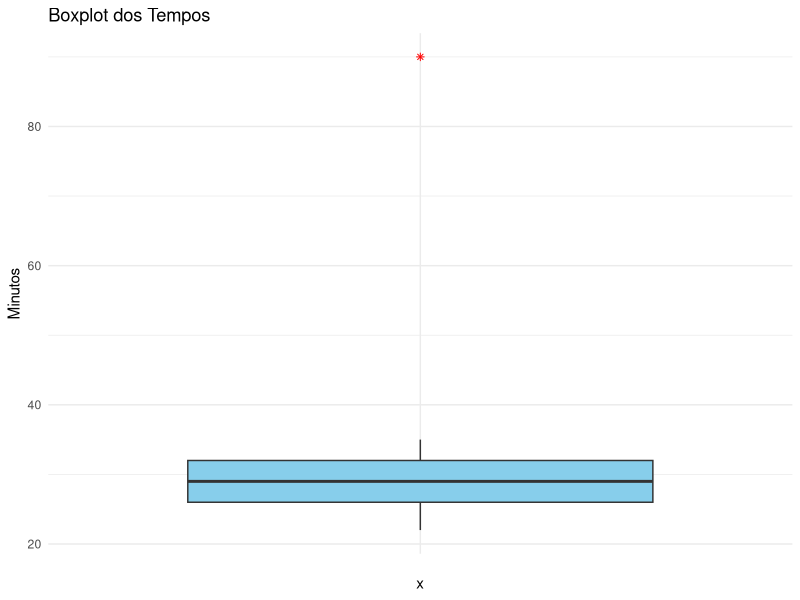

Generate this figure with R:
# carregando os pacotes utilizados
library("ggplot2")
library("dplyr")

# inserindo os dados dos tempos em minutos
tempos <- c(22, 24, 25, 27, 28, 29, 30, 31, 33, 35, 90)

# realizando os cálculos estatísticos com os dados amostrais
minimo <- min(tempos)
maximo <- max(tempos)
mediana <- median(tempos)
q1 <- quantile(tempos, 0.25)
q2 <- quantile(tempos, 0.50)
q3 <- quantile(tempos, 0.75)
iqr <-  IQR(tempos)
limite_inferior <- q1 - 1.5 * iqr
limite_superior <-  q3 + 1.5 * iqr
outliers <- tempos[tempos < limite_inferior | tempos > limite_superior]

# imprimindo os objetos
cat("Mediana = ", mediana, "\n")
cat("Quartil q1 = ", q1, "\n")
cat("Quartil q2 = ", q2, "\n")
cat("Quartil q3 = ", q3, "\n")
cat("Limite inferior = ", limite_inferior, "\n")
cat("Limite superior = ", limite_superior, "\n")
cat("Outliers = ", outliers, "\n")

# criando um dataframe 
df <- tibble::tibble(Tempos=tempos)

# plotando o gráfico boxplot
ggplot(df, aes(x = "", y = Tempos)) + 
    geom_boxplot(fill = "skyblue", outlier.color = "red", outlier.shape = 8) +
    labs(title = "Boxplot dos Tempos", y = "Minutos") + 
    coord_cartesian(ylim = c(minimo, maximo)) +
    theme_minimal()

